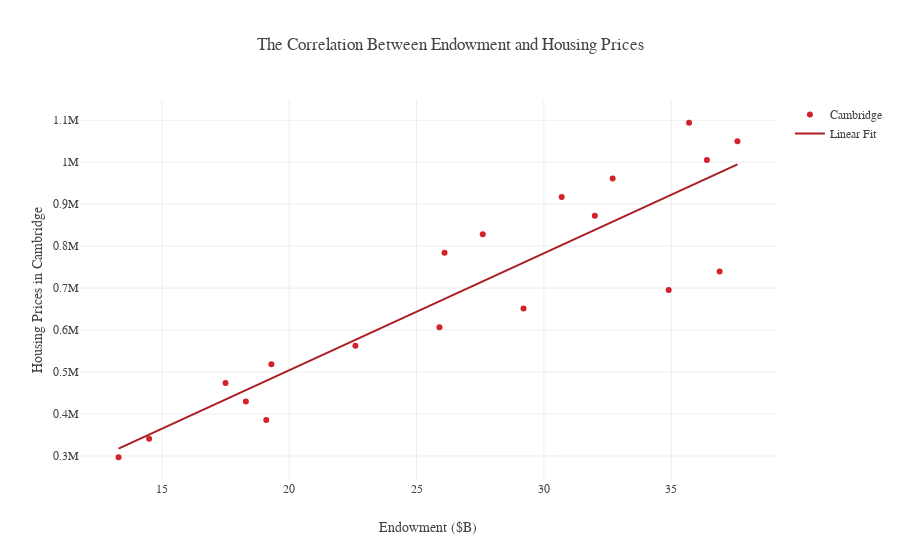

Notebook source saved alongside this figure:
### Code cell
endow_housing = grapher(x, y, "Cambridge", "The Correlation Between Endowment and Housing Prices", "Housing Prices in Cambridge", "Endowment ($B)", "endow_housing")
causal_endow_housing = X.zplot(x='x', y='y', z=['z1', 'z2'], z_types={'z1': 'c', 'z2': 'c'}, kind='line', color="#D2232A")

fig = causal_endow_housing.get_figure()
fig.set_size_inches(9, 5.5)

ax = plt.gca()
ax.set_frame_on(False)
ax.get_yaxis().set_visible(False)
ax.legend_.remove()

ax.set_title("The Controlled Correlation Between Endowment (Billions of Dollars) and Housing Prices", fontproperties=gotham_black, size=10, color="#595959")
ax.set_xlabel("Endowment", fontproperties=gotham_book, fontsize=10, color="#595959")
for tick in ax.get_xticklabels():
    tick.set_fontproperties(gotham_book)
    tick.set_fontsize(10)
    tick.set_color("#595959")
fig.savefig('images/housing_endow.svg', format='svg', dpi=1200, bbox_inches='tight')

### Figure 1 — Plotly figure (JSON) as saved in the notebook; plotly's stock layout.template omitted (floating-point values rounded to 4 significant figures)
{"data": [{"marker": {"color": "#D2232A"}, "mode": "markers", "name": "Cambridge", "type": "scatter", "uid": "29aace3a-b4a0-11e8-a312-f21898379586", "x": [13.3, 14.5, 19.1, 18.3, 17.5, 19.3, 22.6, 25.9, 29.2, 34.9, 36.9, 26.1, 27.6, 32, 30.7, 32.7, 36.4, 37.6, 35.7], "y": [297000, 341280, 385560, 429840, 474120, 518400, 562680, 606960, 651240, 695520, 739800, 784080, 828360, 872640, 916920, 961200, 1005480, 1049760, 1094040]}, {"marker": {"color": "#AC1D23"}, "mode": "lines", "name": "Linear Fit", "type": "scatter", "uid": "29aacf90-b4a0-11e8-99f8-f21898379586", "x": [13.3, 14.5, 19.1, 18.3, 17.5, 19.3, 22.6, 25.9, 29.2, 34.9, 36.9, 26.1, 27.6, 32, 30.7, 32.7, 36.4, 37.6, 35.7], "y": [317600.0, 351100.0, 479300.0, 457000.0, 434700.0, 484900.0, 576800.0, 668800.0, 760800.0, 919700.0, 975400.0, 674400.0, 716200.0, 838800.0, 802600.0, 858400.0, 961500.0, 994900.0, 942000.0]}], "layout": {"font": {"family": "Gotham", "size": 12}, "title": "The Correlation Between Endowment and Housing Prices", "xaxis": {"title": "Endowment ($B)"}, "yaxis": {"title": "Housing Prices in Cambridge"}}}
